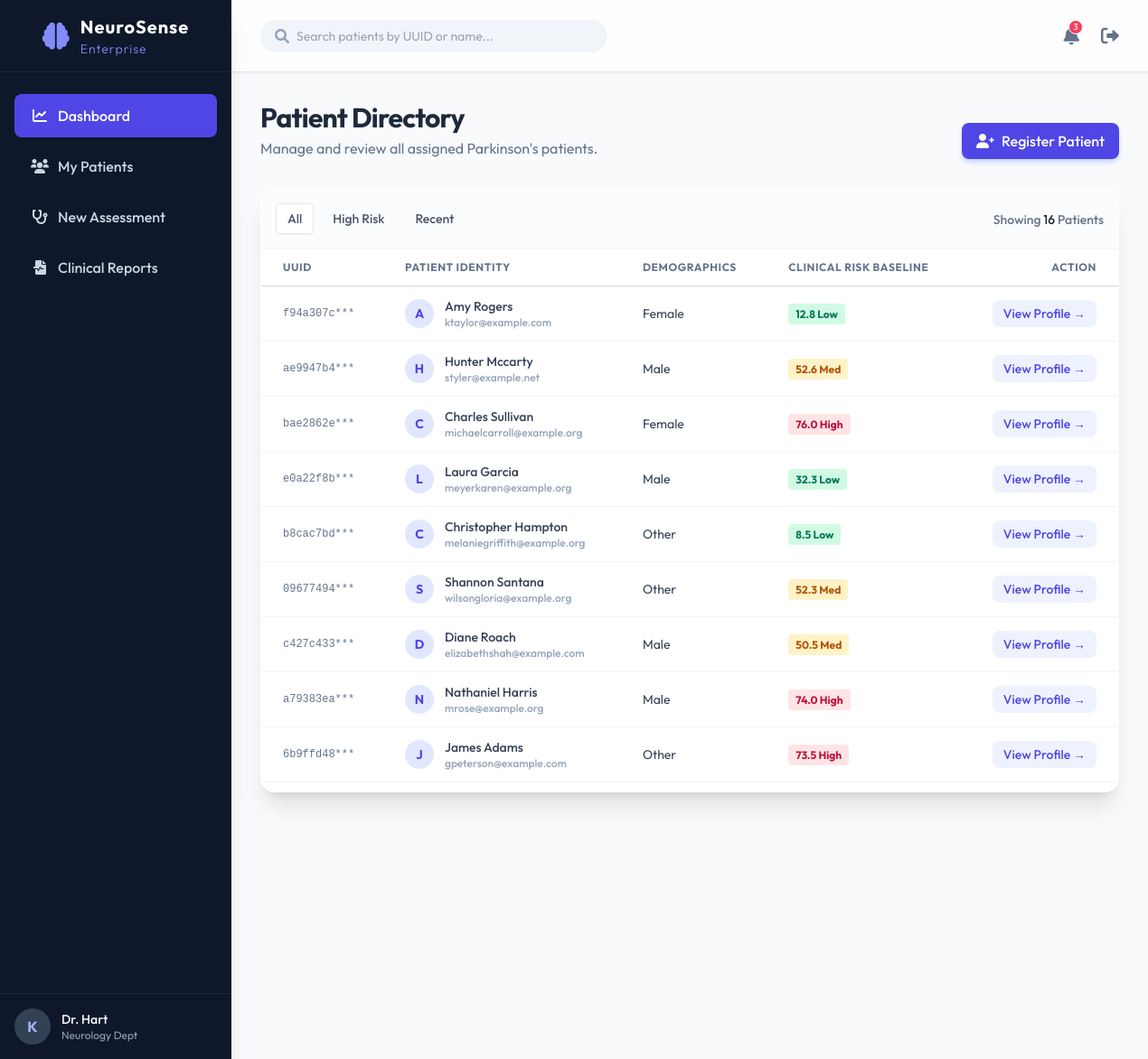
/patients (signed in), run on the app's committed database.
### app/models/user.py (models this page shows, shortened)
class User(db.Model, UserMixin):
    __tablename__ = 'users'
    id = db.Column(db.String(36), primary_key=True, default=generate_uuid)
    email = db.Column(db.String(120), unique=True, nullable=False, index=True)
    password_hash = db.Column(db.String(256), nullable=False)
    role = db.Column(db.String(20), nullable=False, default='patient') # admin, doctor, patient
    first_name = db.Column(db.String(64), nullable=False)
    last_name = db.Column(db.String(64), nullable=False)
    created_at = db.Column(db.DateTime, default=datetime.utcnow)
    patients = db.relationship('PatientProfile', backref='user', lazy='dynamic', cascade='all, delete-orphan', foreign_keys='PatientProfile.user_id')
    doctor_patients = db.relationship('PatientProfile', backref='doctor', lazy='dynamic', foreign_keys='PatientProfile.assigned_doctor_id')
    @property
    def is_doctor(self):
        return self.role == 'doctor'

class PatientProfile(db.Model):
    __tablename__ = 'patients'
    id = db.Column(db.String(36), primary_key=True, default=generate_uuid)
    user_id = db.Column(db.String(36), db.ForeignKey('users.id'), nullable=False, unique=True)
    assigned_doctor_id = db.Column(db.String(36), db.ForeignKey('users.id'), nullable=True)
    date_of_birth = db.Column(db.Date, nullable=False)
    gender = db.Column(db.String(20), nullable=False)
    medical_history = db.Column(db.Text, nullable=True) # JSON or Text
    baseline_risk_score = db.Column(db.Float, nullable=True)
    last_assessment_date = db.Column(db.DateTime, nullable=True)
    assessments = db.relationship('AssessmentSession', backref='patient', lazy='dynamic', cascade='all, delete-orphan')

### app/views/dashboards.py (the view)
@dashboard_bp.route('/patients')
@login_required
def patients_list():
    if current_user.is_doctor:
        patients = PatientProfile.query.filter_by(assigned_doctor_id=current_user.id).all()
    else:
        patients = PatientProfile.query.all()
    return render_template('patients/patient_list.html', patients=patients)

### app/__init__.py (called while the page is built)
def create_app(config_class=Config):
    app = Flask(__name__)
    app.config.from_object(config_class)
    config_class.init_app(app)
    setup_logger(app)
    db.init_app(app)
    migrate.init_app(app, db)
    login_manager.init_app(app)
    from app.models.user import User
    @login_manager.user_loader
    def load_user(user_id):
        return User.query.get(user_id)
    from app.api.v1 import auth_bp, patients_bp, assessments_bp
    from app.views.dashboards import dashboard_bp
    app.register_blueprint(auth_bp, url_prefix='/api/v1/auth')
    app.register_blueprint(patients_bp, url_prefix='/api/v1/patients')
    app.register_blueprint(assessments_bp, url_prefix='/api/v1/assessments')
    app.register_blueprint(dashboard_bp)
    @app.route('/health')
    def health_check():
        return {'status': 'healthy', 'system': 'NeuroSense Enterprise Application Running'}
    return app

### app/templates/patients/patient_list.html (shortened to what this page needs)
{% extends "layouts/admin_layout.html" %}
{% block content %}
<div class="mb-8 flex justify-between items-end">
    <div>
        <h2 class="text-3xl font-bold text-slate-800 tracking-tight">Patient Directory</h2>
        <p class="text-slate-500 mt-1">Manage and review all assigned Parkinson's patients.</p>
    </div>
    <div class="flex space-x-3">
        <a href="/patients/new" class="bg-indigo-600 text-white px-4 py-2 rounded-lg font-medium hover:bg-indigo-700 transition-colors shadow-md shadow-indigo-200 flex items-center">
            <i class="fas fa-user-plus mr-2"></i> Register Patient
        </a>
    </div>
</div>
<div class="bg-white/70 backdrop-blur-xl rounded-2xl shadow-xl border border-white/60 overflow-hidden relative">
    <div class="p-4 border-b border-slate-100 flex justify-between items-center bg-slate-50/50 backdrop-blur-md">
        <div class="flex space-x-2">
            <button class="filter-btn px-3 py-1.5 bg-white shadow-sm border border-slate-200 text-slate-600 text-sm font-medium rounded hover:bg-slate-50" data-filter="all">All</button>
            <button class="filter-btn px-3 py-1.5 bg-transparent border border-transparent text-slate-600 text-sm font-medium rounded hover:bg-slate-200" data-filter="high">High Risk</button>
            <button class="filter-btn px-3 py-1.5 bg-transparent border border-transparent text-slate-600 text-sm font-medium rounded hover:bg-slate-200" data-filter="recent">Recent</button>
        </div>
        <div>
            <span class="text-sm font-medium text-slate-500">Showing <span id="table-count" class="text-slate-800">0</span> Patients</span>
        </div>
    </div>
    <div class="overflow-x-auto h-[600px] overflow-y-auto custom-scrollbar">
        <table class="w-full text-left border-collapse">
            <thead class="bg-white sticky top-0 z-10 shadow-sm text-slate-500 uppercase text-xs font-semibold tracking-wider">
                <tr>
                    <th class="py-3 px-6 border-b border-slate-200">UUID</th>
                    <th class="py-3 px-6 border-b border-slate-200">Patient Identity</th>
                    <th class="py-3 px-6 border-b border-slate-200">Demographics</th>
                    <th class="py-3 px-6 border-b border-slate-200">Clinical Risk Baseline</th>
                    <th class="py-3 px-6 border-b border-slate-200 text-right">Action</th>
                </tr>
            </thead>
            <tbody class="text-sm text-slate-700 divide-y divide-slate-100 bg-white">
                {% for p in patients %}
                <tr class="hover:bg-slate-50 transition-colors">
                    <td class="py-3 px-6 border-b border-slate-100 font-mono text-xs text-slate-500">{{ p.id.split('-')[0] }}***</td>
                    <td class="py-3 px-6 border-b border-slate-100 font-medium">
                        <div class="flex items-center">
                            <div class="h-8 w-8 rounded-full bg-indigo-100 text-indigo-600 flex items-center justify-center font-bold mr-3">
                                {{ p.user.first_name[0] }}
                            </div>
                            <div>
                                <div>{{ p.user.first_name }} {{ p.user.last_name }}</div>
                                <div class="text-xs text-slate-400">{{ p.user.email }}</div>
                            </div>
                        </div>
                    </td>
                    <td class="py-3 px-6 border-b border-slate-100 text-sm">{{ p.gender|capitalize }}</td>
                    <td class="py-3 px-6 border-b border-slate-100">
                        {% if p.baseline_risk_score > 70 %}
                            <span class="px-2 py-1 bg-rose-100 text-rose-700 rounded text-xs font-bold">{{ '%.1f'|format(p.baseline_risk_score) }} High</span>
                        {% elif p.baseline_risk_score > 40 %}
                            <span class="px-2 py-1 bg-amber-100 text-amber-700 rounded text-xs font-bold">{{ '%.1f'|format(p.baseline_risk_score) }} Med</span>
                        {% else %}
                            <span class="px-2 py-1 bg-emerald-100 text-emerald-700 rounded text-xs font-bold">{{ '%.1f'|format(p.baseline_risk_score) }} Low</span>
                        {% endif %}
                    </td>
                    <td class="py-3 px-6 border-b border-slate-100 text-right">
                        <a href="/patients/{{ p.id }}" class="text-indigo-600 hover:text-indigo-900 font-medium text-sm bg-indigo-50 px-3 py-1.5 rounded-lg hover:bg-indigo-100 transition-colors">View Profile &rarr;</a>
                    </td>
                </tr>
                {% else %}
                <tr><td colspan="5" class="p-8 text-center text-slate-400">No patients assigned yet.</td></tr>
                {% endfor %}
            </tbody>
        </table>
    </div>
</div>
{% endblock %}

### app/templates/layouts/admin_layout.html (shortened to what this page needs)
<!DOCTYPE html>
<html lang="en">
<head>
    <script src="https://cdn.tailwindcss.com"></script>
    <link rel="stylesheet" href="{{ url_for('static', filename='css/enterprise.css') }}">
    <link href="https://cdnjs.cloudflare.com/ajax/libs/font-awesome/6.0.0/css/all.min.css" rel="stylesheet">
</head>
<body class="bg-slate-50 text-slate-800 font-sans antialiased relative overflow-hidden">
    <div class="flex h-screen overflow-hidden relative z-10">
        <aside class="w-64 bg-slate-900 shadow-xl flex flex-col text-white transition-all duration-300 z-20">
            <div class="flex items-center justify-center h-20 border-b border-slate-800">
                <i class="fas fa-brain text-indigo-400 text-3xl mr-3"></i>
                <h1 class="text-xl font-bold tracking-wider">NeuroSense<span class="text-indigo-400 font-light text-sm block">Enterprise</span></h1>
            </div>
            <nav class="flex-1 px-4 py-6 space-y-2 overflow-y-auto">
                <a href="/" class="flex items-center px-4 py-3 bg-indigo-600 rounded-lg text-white font-medium transition-colors hover:bg-indigo-500">
                    <i class="fas fa-chart-line w-6 text-center mr-2"></i> Dashboard
                </a>
                <a href="/patients" class="flex items-center px-4 py-3 text-slate-300 rounded-lg font-medium transition-colors hover:bg-slate-800 hover:text-white">
                    <i class="fas fa-users w-6 text-center mr-2"></i> My Patients
                </a>
                <a href="/assessments/new" class="flex items-center px-4 py-3 text-slate-300 rounded-lg font-medium transition-colors hover:bg-slate-800 hover:text-white">
                    <i class="fas fa-stethoscope w-6 text-center mr-2"></i> New Assessment
                </a>
                <a href="/reports" class="flex items-center px-4 py-3 text-slate-300 rounded-lg font-medium transition-colors hover:bg-slate-800 hover:text-white">
                    <i class="fas fa-file-medical-alt w-6 text-center mr-2"></i> Clinical Reports
                </a>
            </nav>
            <div class="p-4 border-t border-slate-800">
                <div class="flex items-center">
                    <div class="w-10 h-10 rounded-full bg-slate-700 flex items-center justify-center text-indigo-300 font-bold">
                        {% if current_user.is_authenticated %}{{ current_user.first_name[0] }}{% else %}U{% endif %}
                    </div>
                    <div class="ml-3">
                        <p class="text-sm font-medium">{% if current_user.is_authenticated %}Dr. {{ current_user.last_name }}{% else %}Guest{% endif %}</p>
                        <p class="text-xs text-slate-400">Neurology Dept</p>
                    </div>
                </div>
            </div>
        </aside>
        <div class="flex-1 flex flex-col overflow-hidden bg-slate-50 relative">
            <header class="h-20 bg-white/80 backdrop-blur-md shadow-sm flex items-center justify-between px-8 z-10 border-b border-slate-200">
                <div class="flex items-center bg-slate-100 rounded-full px-4 py-2 w-96 transition-shadow focus-within:ring-2 focus-within:ring-indigo-200">
                    <i class="fas fa-search text-slate-400"></i>
                    <input type="text" placeholder="Search patients by UUID or name..." class="bg-transparent border-none outline-none ml-2 w-full text-sm">
                </div>
                <div class="flex items-center space-x-6">
                    <button id="notifBtn" class="relative text-slate-500 hover:text-indigo-600 transition-colors">
                        <i class="fas fa-bell text-xl"></i>
                        <span class="absolute -top-1 -right-1 bg-rose-500 text-white text-[10px] w-4 h-4 rounded-full flex items-center justify-center border border-white">3</span>
                    </button>
                    <button id="logoutBtn" class="text-slate-500 hover:text-rose-500 transition-colors" title="Logout">
                        <i class="fas fa-sign-out-alt text-xl"></i>
                    </button>
                </div>
            </header>
            <main class="flex-1 overflow-x-hidden overflow-y-auto bg-slate-50 p-8 custom-scrollbar">
                {% block content %}{% endblock %}
            </main>
        </div>
    </div>
</body>
</html>

### app/static/css/enterprise.css (style rules this page uses)
body { font-family: 'Outfit', sans-serif; }
tbody tr { transition: all 0.2s ease; }

### data on the page
User: first_name "K", last_name "Hart"
PatientProfile: id "f94a307c", user "A", user.first_name "Amy", user.last_name "Rogers", user.email "ktaylor@example.com", gender "Female", baseline_risk_score "12.8"
PatientProfile: id "ae9947b4", user "H", user.first_name "Hunter", user.last_name "Mccarty", user.email "styler@example.net", gender "Male", baseline_risk_score "52.6"
PatientProfile: id "bae2862e", user "C", user.first_name "Charles", user.last_name "Sullivan", user.email "michaelcarroll@example.org", gender "Female", baseline_risk_score "76.0"
PatientProfile: id "e0a22f8b", user "L", user.first_name "Laura", user.last_name "Garcia", user.email "meyerkaren@example.org", gender "Male", baseline_risk_score "32.3"
PatientProfile: id "b8cac7bd", user "C", user.first_name "Christopher", user.last_name "Hampton", user.email "melaniegriffith@example.org", gender "Other", baseline_risk_score "8.5"
PatientProfile: id "09677494", user "S", user.first_name "Shannon", user.last_name "Santana", user.email "wilsongloria@example.org", gender "Other", baseline_risk_score "52.3"
PatientProfile: id "c427c433", user "D", user.first_name "Diane", user.last_name "Roach", user.email "elizabethshah@example.com", gender "Male", baseline_risk_score "50.5"
PatientProfile: id "a79383ea", user "N", user.first_name "Nathaniel", user.last_name "Harris", user.email "mrose@example.org", gender "Male", baseline_risk_score "74.0"
PatientProfile: id "6b9ffd48", user "J", user.first_name "James", user.last_name "Adams", user.email "gpeterson@example.com", gender "Other", baseline_risk_score "73.5"
